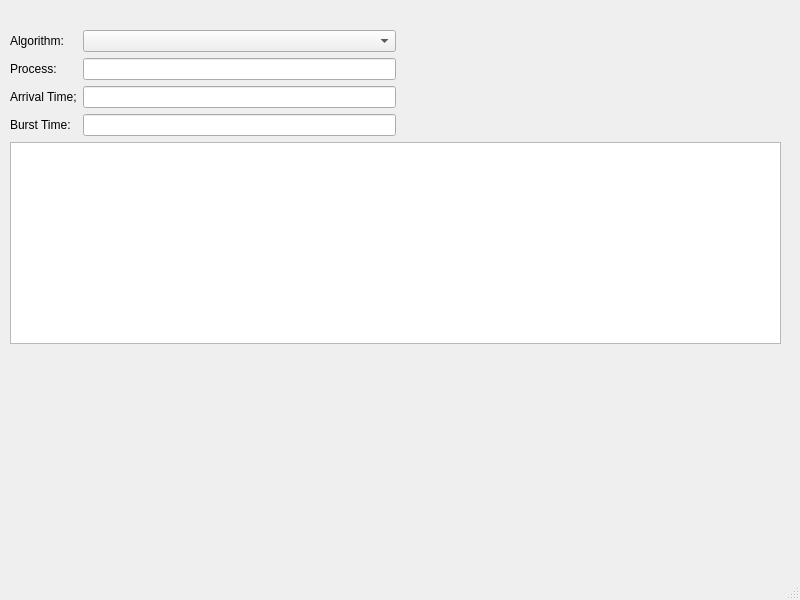
<?xml version="1.0" encoding="UTF-8"?>
<ui version="4.0">
 <class>MainWindow</class>
 <widget class="QMainWindow" name="MainWindow">
  <property name="geometry">
   <rect>
    <x>0</x>
    <y>0</y>
    <width>800</width>
    <height>600</height>
   </rect>
  </property>
  <property name="windowTitle">
   <string>MainWindow</string>
  </property>
  <widget class="QWidget" name="centralwidget">
   <widget class="QWidget" name="layoutWidget">
    <property name="geometry">
     <rect>
      <x>10</x>
      <y>30</y>
      <width>771</width>
      <height>314</height>
     </rect>
    </property>
    <layout class="QVBoxLayout" name="verticalLayout">
     <item>
      <layout class="QHBoxLayout" name="horizontalLayout">
       <item>
        <layout class="QFormLayout" name="formLayout">
         <item row="1" column="0">
          <widget class="QLabel" name="label">
           <property name="text">
            <string>Process:</string>
           </property>
          </widget>
         </item>
         <item row="1" column="1">
          <widget class="QLineEdit" name="lineEdit"/>
         </item>
         <item row="2" column="0">
          <widget class="QLabel" name="label_2">
           <property name="text">
            <string>Arrival Time;</string>
           </property>
          </widget>
         </item>
         <item row="2" column="1">
          <widget class="QLineEdit" name="lineEdit_2"/>
         </item>
         <item row="3" column="0">
          <widget class="QLabel" name="label_3">
           <property name="text">
            <string>Burst Time:</string>
           </property>
          </widget>
         </item>
         <item row="3" column="1">
          <widget class="QLineEdit" name="lineEdit_3"/>
         </item>
         <item row="0" column="0">
          <widget class="QLabel" name="label_4">
           <property name="text">
            <string>Algorithm:</string>
           </property>
          </widget>
         </item>
         <item row="0" column="1">
          <widget class="QComboBox" name="comboBox"/>
         </item>
        </layout>
       </item>
       <item>
        <spacer name="horizontalSpacer">
         <property name="orientation">
          <enum>Qt::Horizontal</enum>
         </property>
         <property name="sizeHint" stdset="0">
          <size>
           <width>40</width>
           <height>20</height>
          </size>
         </property>
        </spacer>
       </item>
      </layout>
     </item>
     <item>
      <widget class="QPlainTextEdit" name="plainTextEdit"/>
     </item>
    </layout>
   </widget>
  </widget>
  <widget class="QMenuBar" name="menubar">
   <property name="geometry">
    <rect>
     <x>0</x>
     <y>0</y>
     <width>800</width>
     <height>20</height>
    </rect>
   </property>
  </widget>
  <widget class="QStatusBar" name="statusbar"/>
 </widget>
 <resources/>
 <connections/>
</ui>
